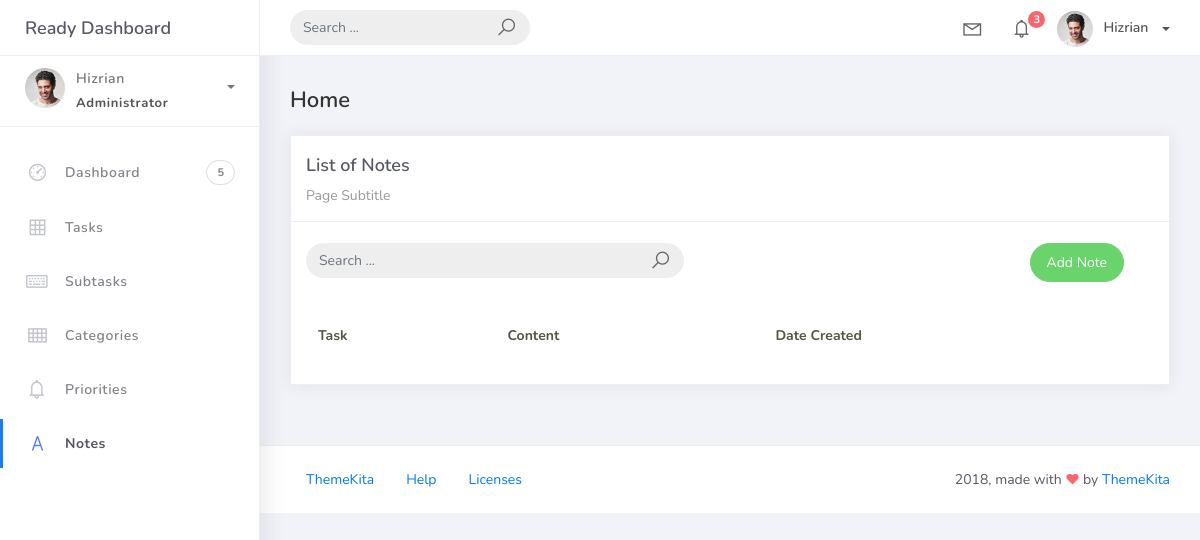
The page /notes_list on the database as committed earlier.
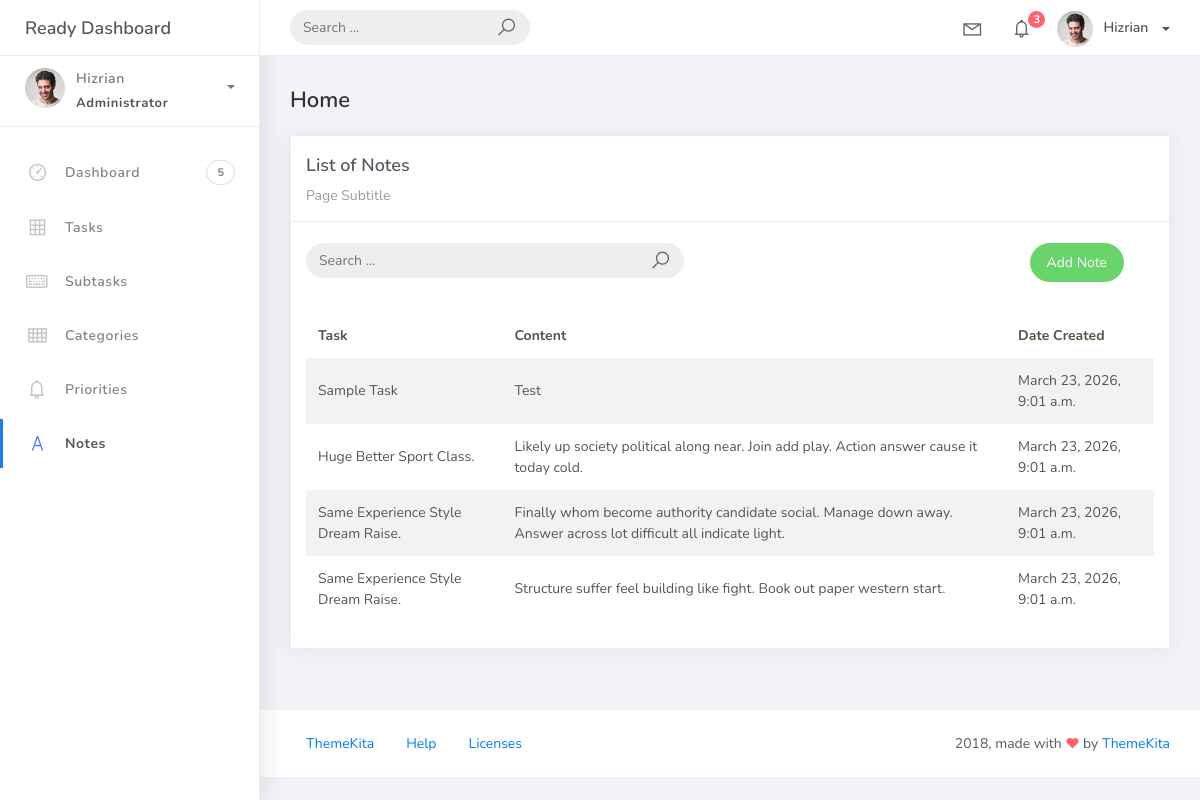
The same page on the database as committed later.
### taskmanager/models.py (models this page shows, shortened)
class BaseModel(models.Model):
    created_at = models.DateTimeField(default=timezone.now,)
    updated_at = models.DateTimeField(auto_now=True,)
    class Meta:
        abstract = True

class Note(BaseModel):
    taskFK = models.ForeignKey(Task, on_delete=models.CASCADE)
    content = models.TextField()

class Task(BaseModel):
    title = models.CharField(max_length=100)
    description = models.CharField(max_length=250)
    deadline = models.DateField()
    status = models.CharField(max_length=50,
            choices=[("Pending", "Pending"),
            ("In Progress", "In Progress"),
            ("Completed", "Completed"),
            ],
            default = "Pending"
            )
    categoryFK = models.ForeignKey(Category, on_delete=models.CASCADE)
    priorityFK = models.ForeignKey(Priority, on_delete=models.CASCADE)
    def __str__(self):
        return self.title.title()

### taskmanager/views.py (the view)
# urls.py: path('notes_list', NotesView.as_view(), name='notes-list'),
class NotesView(ListView):
    model = Note
    context_object_name = 'note'
    template_name = 'note_list.html'
    paginate_by = 5

### templates/note_list.html (shortened to what this page needs)
{% extends 'base.html' %}
{% load static %}
{% block content %}
<div class="content">
  <div class="container-fluid">
    <h4 class="page-title">Home</h4>
    <div class="row">
      <div class="col-md-12">
        <div class="card">
          <div class="card-header">
            <div class="card-title">List of Notes</div>
            <div class="card-category">Page Subtitle</div>
          </div>
          <br />
            <div class="col-md-12 row">
              <div class="col-md-6">
                <form class="navbar-left navbar-form nav-search mr-md-3" action="">
                  <div class="input-group">
                    <input type="text" placeholder="Search ..." class="form-control" />
                    <div class="input-group-append">
                      <span class="input-group-text">
                        <i class="la la-search search-icon"></i>
                      </span>
                    </div>
                  </div>
                </form>
              </div>
              <div class="col-md-6">
                <div class="pull-right">
                  <a href="{% url 'note-add' %}" class="btn btn-success btn-rounded">
                    Add Note
                  </a>
                </div>
              </div>
            </div>
          <div class="card-body">
            <table class="table table-striped mt-3">
              <thead>
                <tr>
                  <th scope="col">Task</th>
                  <th scope="col">Content</th>
                  <th scope="col">Date Created</th>
                </tr>
              </thead>
              <tbody>
                {% for object in object_list %}
                <tr>
                  <td>{{ object.taskFK }}</td>
                  <td>{{ object.content }}</td>
                  <td>{{ object.created_at }}</td>
                </tr>
                {% endfor %}
              </tbody>
            </table>
          </div>
        </div>
      </div>
    </div>
  </div>
</div>
{% endblock %}

Rows that differ between the two databases and show on the page:
added Note: taskFK "Sample Task", content "Test", created_at "March 23, 2026, 9:01 a.m."
added Note: taskFK "Huge Better Sport Class.", content "Likely up society political along near. Join add play. Action answer cause it today cold.", created_at "March 23, 2026, 9:01 a.m."
added Note: taskFK "Same Experience Style Dream Raise.", content "Finally whom become authority candidate social. Manage down away. Answer across lot difficult all indicate light.", created_at "March 23, 2026, 9:01 a.m."
added Note: taskFK "Same Experience Style Dream Raise.", content "Structure suffer feel building like fight. Book out paper western start.", created_at "March 23, 2026, 9:01 a.m."
